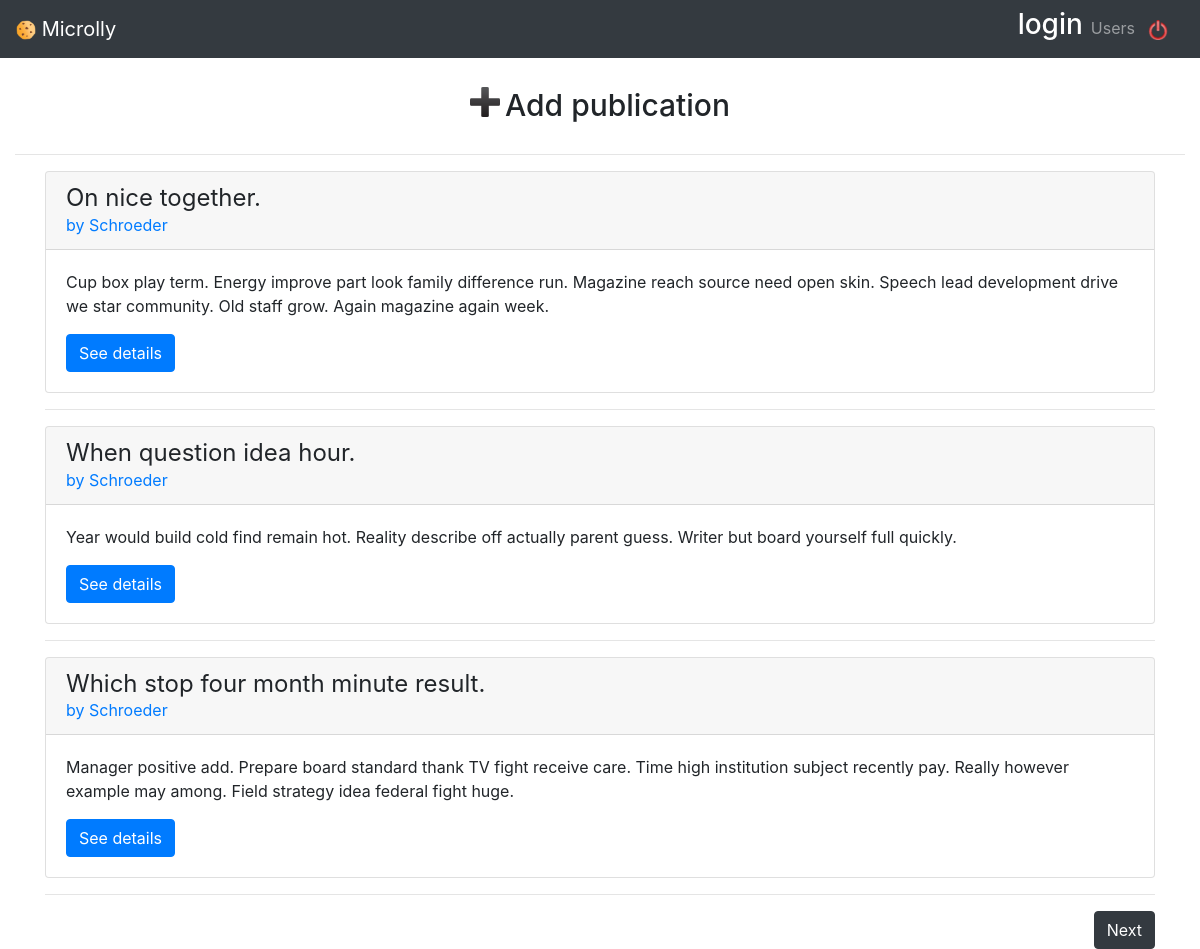
Screenshot of /Users/Schroeder/ (signed in) with the database file from the repository.
### models.py (models this page shows)
class BaseModel(Model):
    class Meta:
        database = database

class User(BaseModel,UserMixin):
    username = CharField(max_length=20)
    password = CharField()
    first_name = CharField(max_length=20)
    last_name = CharField(max_length=20)
    email = CharField(max_length=20)
    created_at = DateTimeField(default=datetime.datetime.now)

class Publication(BaseModel):
    title = CharField(max_length=50)
    body = TextField()
    created_date = CharField(default=datetime.datetime.now)
    update_date = CharField(default=datetime.datetime.now)
    user_created = ForeignKeyField(User, backref="publications")

### app.py (the view)
@app.route('/')
@app.route('/Publications')
@app.route('/Users/<username>/') #username plutôt que id parce que c'est mieux de voir le username dans le lien
@login_required
def publication(username=None):
    if username:                          #si on lui passe un username en param
        user=User.select().where(User.username==username).get() #on sélectionne le user
        publications=Publication.select().where(Publication.user_created==user.id).order_by(Publication.created_date.desc()) #on prend la liste de ses publi
    else:                                  # si on lui passe pas de username
        publications = Publication.select().order_by(Publication.created_date.desc())  #on prend la liste de toutes les publi
    if publications.count()==0:
        flash("Aucune publication trouvée")
    return object_list('publications/list.html', publications, paginate_by=3,check_bounds=False)

### app.py (called while the page is built)
@login_manager.user_loader
def load_user(user_id):
    return User.get(user_id)

### templates/publications/list.html (shortened to what this page needs)
{% extends 'base.html' %}
{% block body %}
    {% for sub_pub in object_list | batch(1, None) %}
        <div class="card-deck">
            {% for publication in sub_pub %}
                <div class="card" style="width: 100%">
                    <div class="card-header">
                        <h4 class="my-0 font-weight-normal">{{ publication.title }}</h4>
                        <a href="{{ url_for('publication', username=publication.user_created.username) }}">by {{ publication.user_created.username }}</a>
                    </div>
                    <div class="card-body">
                        <p>{{ publication.body }}</p>
                        <a href="{{ url_for('publications_detail', id=publication.id) }}" class="btn btn-primary">See details</a>
                    </div>
                </div>
            {% endfor %}
        </div>
        <hr />
    {% endfor %}
{% if pagination.get_page_count() > page  %}
  <a href=".?page={{ page + 1 }}" style="float:right;" class="btn btn-dark" >Next</a>
{% endif %}
{% endblock %}

### templates/base.html (shortened to what this page needs)
<!DOCTYPE html>
<html>
<head>
    <link rel="stylesheet" href="https://stackpath.bootstrapcdn.com/bootstrap/4.3.1/css/bootstrap.min.css"
>
    <link rel="stylesheet" type="text/css" href="{{ url_for('static', filename='css/microlly.css') }}">
</head>
<body>
    <nav class="navbar navbar-expand-md navbar-dark bg-dark fixed-top">
        <a class="navbar-brand" href="{{ url_for('publication') }}">
            <img width="20px" height="20px" src="{{ url_for('static', filename='img/cookie.png') }}" />
            Microlly
        </a>
        <div class="navbar-collapse collapse w-100 order-3 dual-collapse2" id="navbarsExampleDefault">
            <ul class="navbar-nav ml-auto">
                {% if session['id'] %}
                <li>
                    <h3 style="color:white">{{ session['username'] }}</h3>
                </li>
                <li class="nav-item">
                    <a class="nav-link" href="{{ url_for('liste_users') }}">Users</a>
                </li>
                {% endif %}
                {% if session['id'] %}
                    <li>
                        <a class="navbar-brand" href="{{ url_for('logout') }}" style="margin-left: 5px"><img width="20px" height="20px" src="{{ url_for('static', filename='img/deconnexion.png') }}"/></a>
                    </li>
                {% endif %}
            </ul>
        </div>
    </nav>
    <div class="container-fluid">
        <div class="row justify-content-md-center">
            <a id="Add" class="btn" href="{{ url_for('publications_form') }}"><img width="30px" height="30px" src="{{ url_for('static', filename='img/Add.png') }}"/><h2 style="float:right;font-size:30px;margin-left:5px;" >Add publication</h2></a>
      </div>
      <hr>
    </div>
    <main role="main" class="container ">
        {% block body %}{% endblock %}
    </main>
</body>
</html>

### templates/base.html (style rules this page uses)
body { padding-top: 5rem; }

### rows the page displays
User: username "login"
Publication: title "On nice together.", user_created.username "Schroeder", body "Cup box play term. Energy improve part look family difference run. Magazine reach source need open skin. Speech lead development drive we star community. Old staff grow. Again magazine again week."
Publication: title "When question idea hour.", user_created.username "Schroeder", body "Year would build cold find remain hot. Reality describe off actually parent guess. Writer but board yourself full quickly."
Publication: title "Which stop four month minute result.", user_created.username "Schroeder", body "Manager positive add. Prepare board standard thank TV fight receive care. Time high institution subject recently pay. Really however example may among. Field strategy idea federal fight huge."
